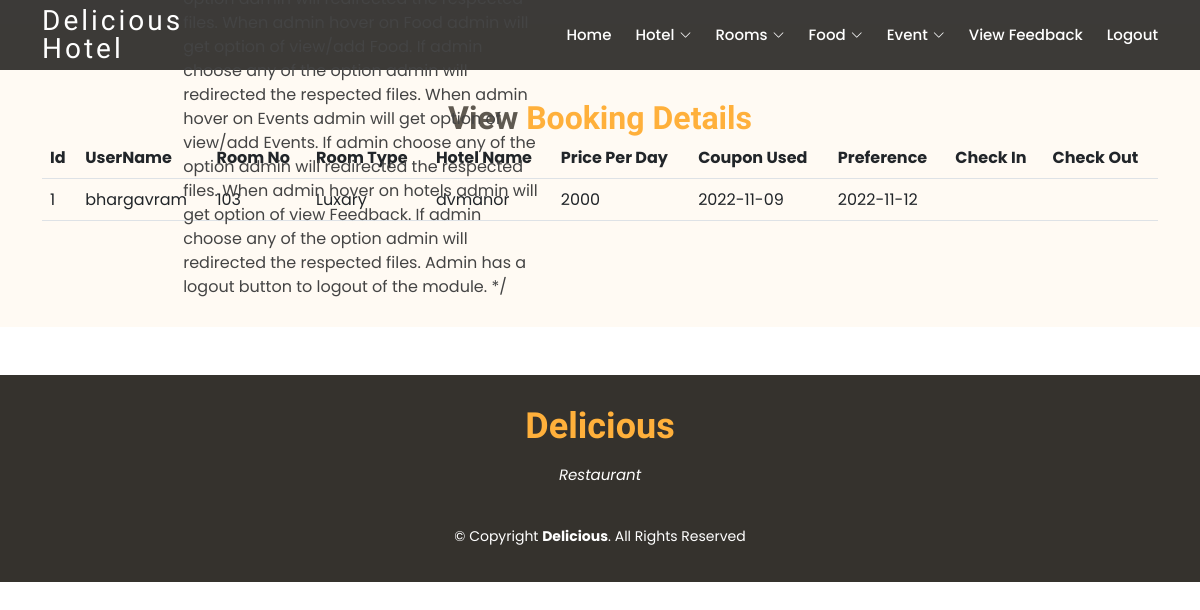
Page /ViewABooking.php on the earlier database version.
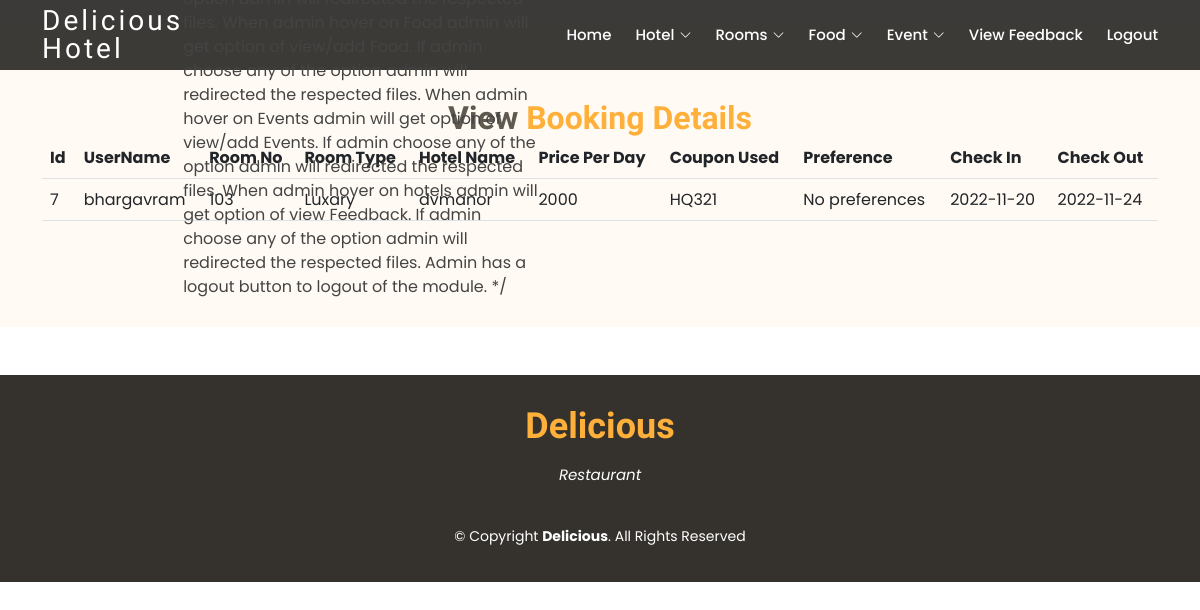
Same page on the later database version.
### tables this page shows
CREATE TABLE `booking` (
  `bid` int(11) NOT NULL,
  `uname` varchar(30) NOT NULL,
  `rid` int(11) NOT NULL,
  `rno` int(11) NOT NULL,
  `rtype` varchar(30) NOT NULL,
  `hname` varchar(30) NOT NULL,
  `price` int(11) NOT NULL,
  `coupon` varchar(30) NOT NULL,
  `preference` text NOT NULL,
  `checkIn` date NOT NULL,
  `checkOut` date NOT NULL
);

### ViewABooking.php (the view, shortened to what this page needs)
<html>
<head>
  <link href=" assets/vendor/animate.css/animate.min.css  " rel="stylesheet">
  <link href=" assets/vendor/bootstrap/css/bootstrap.min.css  " rel="stylesheet">
  <link href=" assets/vendor/bootstrap-icons/bootstrap-icons.css  " rel="stylesheet">
  <link href=" assets/vendor/boxicons/css/boxicons.min.css  " rel="stylesheet">
  <link href=" assets/vendor/glightbox/css/glightbox.min.css  " rel="stylesheet">
  <link href=" assets/vendor/swiper/swiper-bundle.min.css  " rel="stylesheet">
  <link href=" assets/css/style.css  " rel="stylesheet">
</head>
<body>
    <header id="header" class="fixed-top d-flex align-items-center header-transparent">
        <div class="container-fluid container-xl d-flex align-items-center justify-content-between">
          <div class="logo me-auto">
            <h1><a href="index2.html">Delicious Hotel</a></h1>
          </div>
          <?php
             require_once "adminmenu.php";
          ?>
        </div>
      </header>
      <main id="main">
      <br>
      <section id="about" class="about">
  <?php
       require_once "connect.php";
       $sql = "SELECT * FROM booking";
        $stmt = $conn->prepare($sql);
        $stmt->execute();
        $result = $stmt->get_result();
?>
    <div class="container">
      <div class="section-title">
        <h2>View <span>Booking Details</span></h2>
           <table class="table table-border" >
            <tr>
                <th>Id</th>
                <th>UserName</th>
                <th>Room No</th>
                <th>Room Type</th>
                <th>Hotel Name</th>
                <th>Price Per Day</th>
                <th>Coupon Used</th>
                <th>Preference</th>
                <th>Check In</th>
                <th>Check Out</th>
            </tr>
        <?php
     if ($result->num_rows > 0) {
    while ($row = $result->fetch_array()) {
        ?>
        <tr>
            <td><?php echo $row[0]; ?></td>
            <td><?php echo $row[1]; ?></td>
            <td><?php echo $row[3]; ?></td>
            <td><?php echo $row[4]; ?></td>
            <td><?php echo $row[5]; ?></td>
            <td><?php echo $row[6]; ?></td>
            <td><?php echo $row[7]; ?></td>
            <td><?php echo $row[8]; ?></td>
            <td><?php echo $row[9]; ?></td>
            <td><?php echo $row[10]; ?></td>
           </tr>
<?php
    }
}
   ?>
            </table>
         </div>
    </div>
  </section>
  <div style="clear:both">
           <br><br>
    </div>
</main>
       <footer id="footer">
        <div class="container">
          <h3>Delicious</h3>
          <p>Restaurant</p>
          <div class="copyright">
            &copy; Copyright <strong><span>Delicious</span></strong>. All Rights Reserved
          </div>
        </div>
      </footer>
</body>
</html>

### adminmenu.php (shortened to what this page needs)
<nav id="navbar"  class="navbar order-last order-lg-0">
            <ul>
              <li><a class="nav-link scrollto" href="AdminHome.php">Home</a></li>
              <li class="dropdown active"><a href="#"><span>Hotel</span> <i class="bi bi-chevron-down"></i></a>
              </li>
              <li class="dropdown active"><a href="#"><span>Rooms</span> <i class="bi bi-chevron-down"></i></a>
              </li>
              <li class="dropdown active"><a href="#"><span>Food</span> <i class="bi bi-chevron-down"></i></a>
              </li>
              <li class="dropdown active"><a href="#"><span>Event</span> <i class="bi bi-chevron-down"></i></a>
              </li>
              <li><a class="nav-link scrollto" href="ViewFeedback.php">View Feedback</a></li>
            <li><a class="nav-link scrollto" href="logout.php">Logout</a></li>
            </ul>
          </nav>

### assets/css/style.css (style rules this page uses)
body { font-family: "Poppins", sans-serif; color: #444444; }
a { text-decoration: none; color: #ffb03b; }
h1, h2, h3, h4, h5, h6 { font-family: "Satisfy", sans-serif; }
#header { top: 0px; height: 70px; z-index: 997; transition: all 0.5s; padding: 10px 0; background: rgba(26, 24, 22, 0.85); }
#header.header-transparent { background: rgba(26, 24, 22, 0.85); }
#header .logo h1 { font-size: 28px; margin: 0; line-height: 1; font-weight: 400; letter-spacing: 3px; }
#header .logo h1 a, #header .logo h1 a:hover { color: #fff; text-decoration: none; }
.navbar { padding: 0; }
.navbar ul { margin: 0; padding: 0; display: flex; list-style: none; align-items: center; }
.navbar li { position: relative; }
.navbar a, .navbar a:focus { display: flex; align-items: center; justify-content: space-between; padding: 10px 0 10px 24px; font-size: 15px; font-weight: 500; color: white; white-space: nowrap; transition: 0.3s; }
.navbar a i, .navbar a:focus i { font-size: 12px; line-height: 0; margin-left: 5px; }
.navbar a:hover, .navbar .active, .navbar .active:focus, .navbar li:hover > a { color: #ffb03b; }
section { padding: 60px 0; }
.section-title { text-align: center; padding-bottom: 30px; }
.section-title h2 { margin: 15px 0 0 0; font-size: 32px; font-weight: 700; color: #5f5950; }
.section-title h2 span { color: #ffb03b; }
.about { background: #fffaf3; }
#footer { background: #35322d; color: #fff; font-size: 14px; text-align: center; padding: 30px 0; }
#footer h3 { font-size: 36px; font-weight: 700; color: #ffb03b; position: relative; padding: 0; margin: 0 0 15px 0; }
#footer p { font-size: 15; font-style: italic; padding: 0; margin: 0 0 40px 0; }
#footer .copyright { margin: 0 0 5px 0; }

Differences in the rows shown:
removed booking: bid "1", uname "bhargavram", rno "103", rtype "Luxary", hname "dvmanor", price "2000", checkIn "2022-11-09", checkOut "2022-11-12"
added booking: bid "7", uname "bhargavram", rno "103", rtype "Luxary", hname "dvmanor", price "2000", coupon "HQ321", preference "No preferences", checkIn "2022-11-20", checkOut "2022-11-24"
